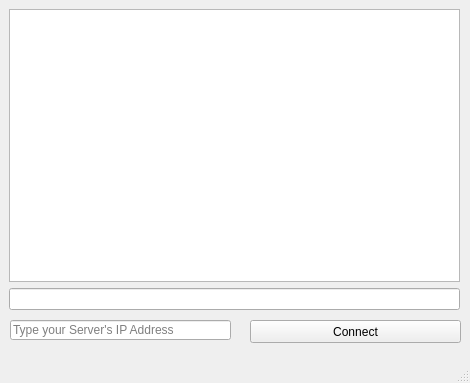
<?xml version="1.0" encoding="UTF-8"?>
<ui version="4.0">
 <class>client</class>
 <widget class="QMainWindow" name="client">
  <property name="geometry">
   <rect>
    <x>0</x>
    <y>0</y>
    <width>470</width>
    <height>383</height>
   </rect>
  </property>
  <property name="windowTitle">
   <string>MainWindow</string>
  </property>
  <widget class="QWidget" name="centralwidget">
   <widget class="QPushButton" name="pushButton">
    <property name="geometry">
     <rect>
      <x>250</x>
      <y>320</y>
      <width>211</width>
      <height>23</height>
     </rect>
    </property>
    <property name="text">
     <string>Connect</string>
    </property>
   </widget>
   <widget class="QLineEdit" name="lineEdit_2">
    <property name="geometry">
     <rect>
      <x>10</x>
      <y>320</y>
      <width>221</width>
      <height>20</height>
     </rect>
    </property>
    <property name="accessibleDescription">
     <string/>
    </property>
    <property name="inputMask">
     <string/>
    </property>
    <property name="text">
     <string/>
    </property>
    <property name="placeholderText">
     <string>Type your Server's IP Address</string>
    </property>
   </widget>
   <widget class="QWidget" name="layoutWidget">
    <property name="geometry">
     <rect>
      <x>9</x>
      <y>9</y>
      <width>451</width>
      <height>301</height>
     </rect>
    </property>
    <layout class="QVBoxLayout" name="verticalLayout">
     <item>
      <widget class="QTextBrowser" name="textBrowser"/>
     </item>
     <item>
      <widget class="QLineEdit" name="lineEdit"/>
     </item>
    </layout>
   </widget>
  </widget>
  <widget class="QMenuBar" name="menubar">
   <property name="geometry">
    <rect>
     <x>0</x>
     <y>0</y>
     <width>470</width>
     <height>21</height>
    </rect>
   </property>
  </widget>
  <widget class="QStatusBar" name="statusbar"/>
 </widget>
 <resources/>
 <connections/>
</ui>
